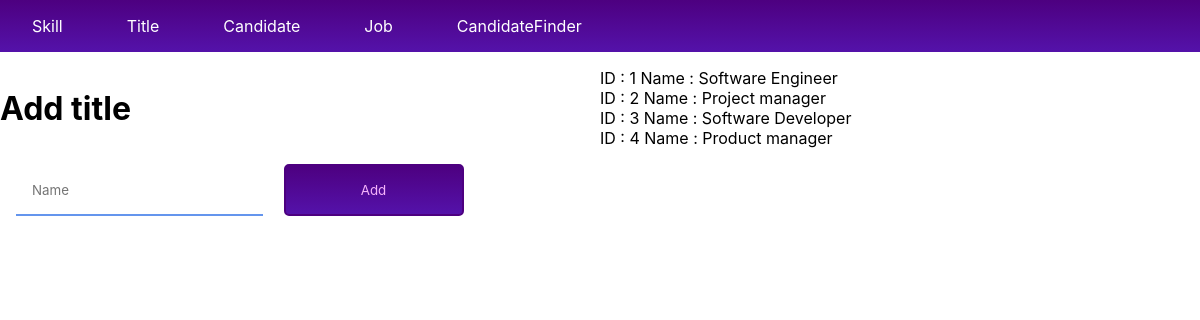
The page /Title on the database as committed earlier.
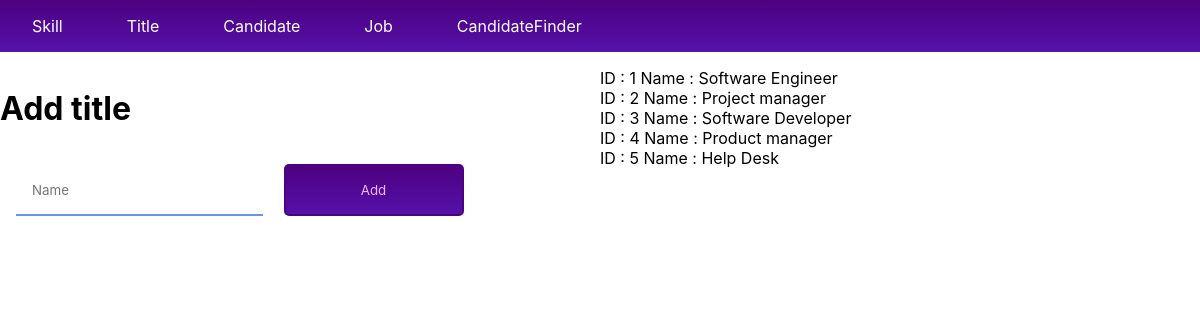
The same page on the database as committed later.
### matcher/models.py (models this page shows, shortened)
class Title(models.Model):
    name = models.CharField(max_length=200,unique=True)

### matcher/views.py (the view)
# urls.py: path('Title', views.Titles , name = "Title"),
def Titles(request):
    try:
        name = request.POST['name']
        title = Title(name = name)
        title.save()
    except Exception as e:
        print(e)
    titles = Title.objects.all()
    return render(request , 'titles/titles.html' , {'titles': titles})

### matcher/templates/titles/titles.html (shortened to what this page needs)
{% extends 'home/home.html' %}
{% block body %}
{% load static %}
    <link rel="stylesheet" href="{% static 'matcher/form.css' %}">
    <div class="container">
        <div class="form">
            <form  action="{% url 'app:Title' %}" method="post">
                <div class="skills_Add">
                    <h1>Add title</h1>
                    <input type="text" name="name" id="name" placeholder="Name"/>
                    <button type="submit">Add</button>
                </div>
            </form>
        </div>
        <div class="box-data">
            {% for title in titles %}
            <div class="data" style="display: flex;">
                <p>ID : {{title.id}} Name : {{title.name}} </p>
            </div>
            {% endfor %}
        </div>
    </div>
{% endblock body %}

Rows that differ between the two databases and show on the page:
added Title: id "5", name "Help Desk"
